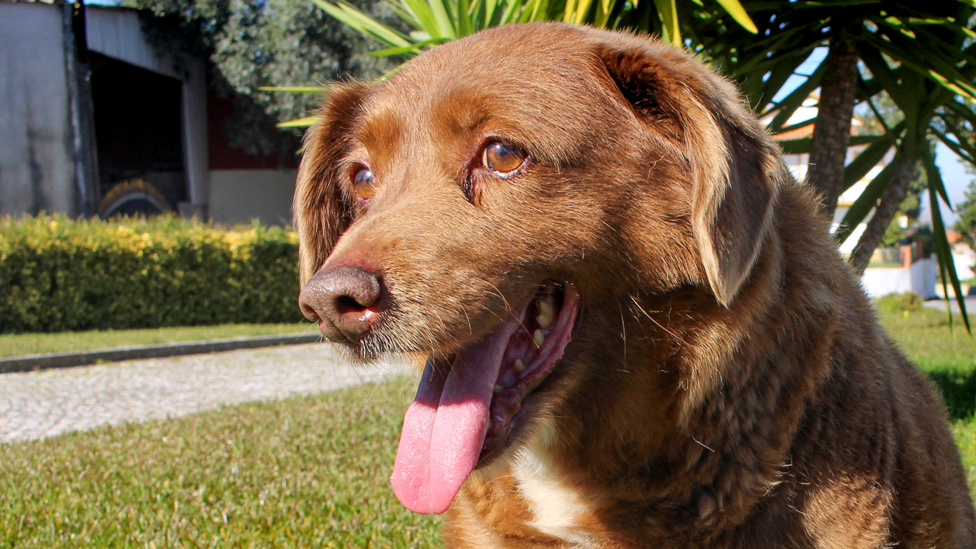
#> input picture 01_라즈베리파이_강의_개요_및_준비/test.jpg, 976 x 549 px, given in place of the camera
$ jupyter execute 02_Opecv_Vision_AI.ipynb   (text cells are left out)
#> lines starting #> are read from the running program, lines starting #| are printed output that depends on the picture; after the words box and inside, x2 and y2 are one past the last pixel; in counts of white or black regions, pixels touching at a corner belong together
[cell 1]
import cv2

# 카메라 열기
cap = cv2.VideoCapture(0)

while cap.isOpened():
    ret, frame = cap.read()
#> frame is the input picture: shape (549, 976, 3); mean B, G, R 70.2, 97.2, 115
    if not ret:
        break

    cv2.imshow('Live Stream', frame)
    if cv2.waitKey(1) & 0xFF == ord('q'): # q를 누르면 종료
#> (key q is pressed here)
        break

cap.release()
cv2.destroyAllWindows()

[cell 2]
import cv2

# 카메라 열기
cap = cv2.VideoCapture(0)

while cap.isOpened():
    ret, frame = cap.read()
    if not ret:
        break

    gray = cv2.cvtColor(frame, cv2.COLOR_BGR2GRAY)  # 그레이스케일 변환
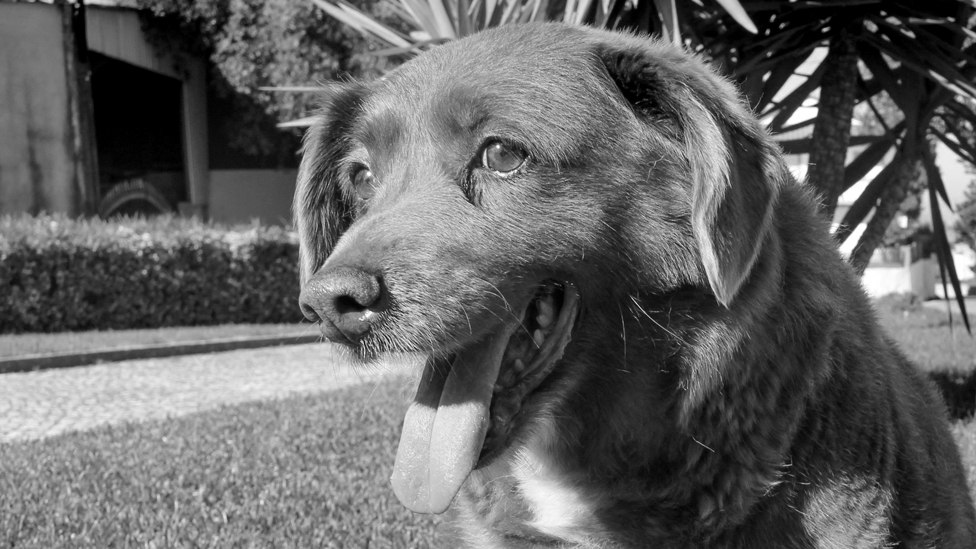
#> gray: shape (549, 976); min 0, max 255, mean 99.5
    edges = cv2.Canny(gray, 100, 200)  # Canny 엣지 검출
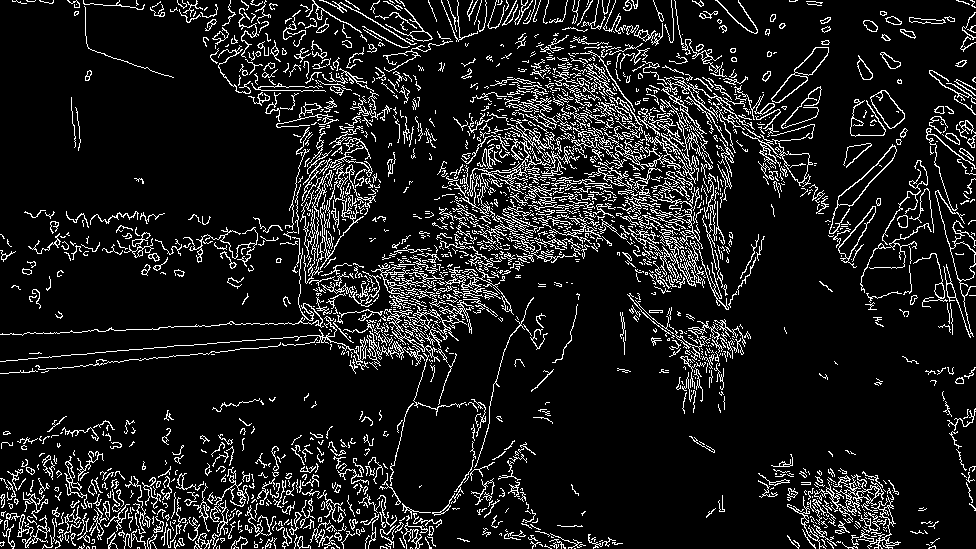
#> edges: shape (549, 976); 10.9% white in thin lines or dots

    cv2.imshow('Gray Video', gray)
    cv2.imshow('Canny Edge Video', edges)

    if cv2.waitKey(1) & 0xFF == ord('q'):
#> (key q is pressed here)
        break

cap.release()
cv2.destroyAllWindows()

[cell 3]
import cv2
import time

# 카메라 열기
cap = cv2.VideoCapture(0)

prev_time = time.time()

while cap.isOpened():
    ret, frame = cap.read()
    if not ret:
        break

    curr_time = time.time()
    fps = 1 / (curr_time - prev_time)
    prev_time = curr_time

    cv2.putText(frame, f'FPS: {int(fps)}', (10, 30), cv2.FONT_HERSHEY_SIMPLEX, 1, (0, 255, 0), 2)
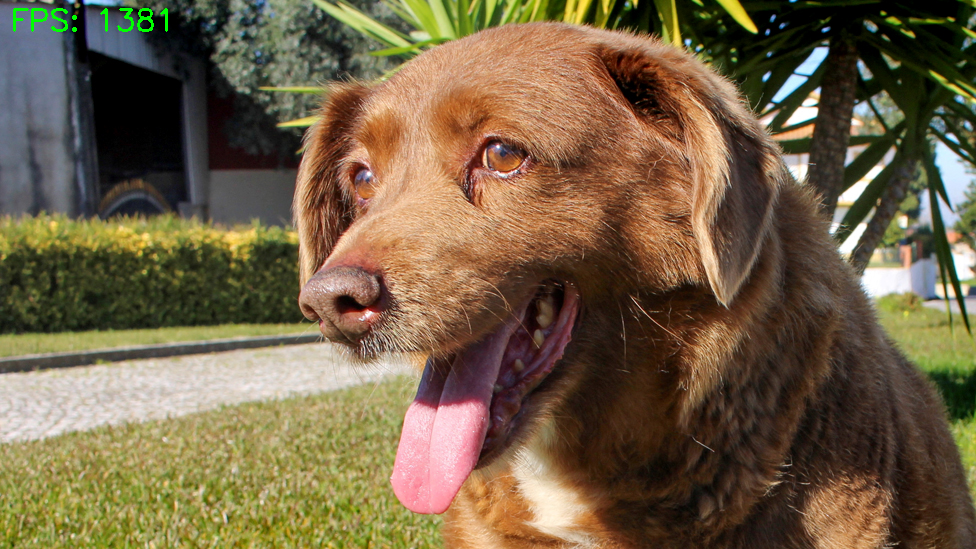
#> frame: shape (549, 976, 3); 0.19% of pixels changed, all inside (x1, y1, x2, y2) = (13, 8, 168, 32)
    cv2.imshow('Live Stream with FPS', frame)

    if cv2.waitKey(1) & 0xFF == ord('q'):
#> (key q is pressed here)
        break

cap.release()
cv2.destroyAllWindows()

[cell 4]
import cv2

# 카메라 열기
cap = cv2.VideoCapture(0)

face_cascade = cv2.CascadeClassifier(cv2.data.haarcascades + 'haarcascade_frontalface_default.xml')

while cap.isOpened():
    ret, frame = cap.read()
    if not ret:
        break

    gray = cv2.cvtColor(frame, cv2.COLOR_BGR2GRAY)
    faces = face_cascade.detectMultiScale(gray, 1.3, 5)
#> faces = ()

    for (x, y, w, h) in faces:
        cv2.rectangle(frame, (x, y), (x+w, y+h), (255, 0, 0), 2)
#> this loop made 0 passes

    cv2.imshow('Face Detection', frame)
    if cv2.waitKey(1) & 0xFF == ord('q'):
#> (key q is pressed here)
        break

cap.release()
cv2.destroyAllWindows()
